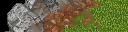

This game map was drawn from its Tiled (.tmx) file and the tilesets committed beside it. A one-line description and the full map source follow:
An orthogonal 4x1 tile map with 32x32 px tiles, 1 tile layer (Tile Layer 1).

<map version="1.0" orientation="orthogonal" width="4" height="1" tilewidth="32" tileheight="32">
 <tileset firstgid="1" name="forestground06dv5_0_small" tilewidth="32" tileheight="32">
  <image source="../res/drawable-xhdpi/forestground06dv5_0_small.png" width="512" height="1024" />
 </tileset>
 <layer name="Tile Layer 1" width="4" height="1">
  <data encoding="csv">
49,50,51,52
</data>
 </layer>
</map>